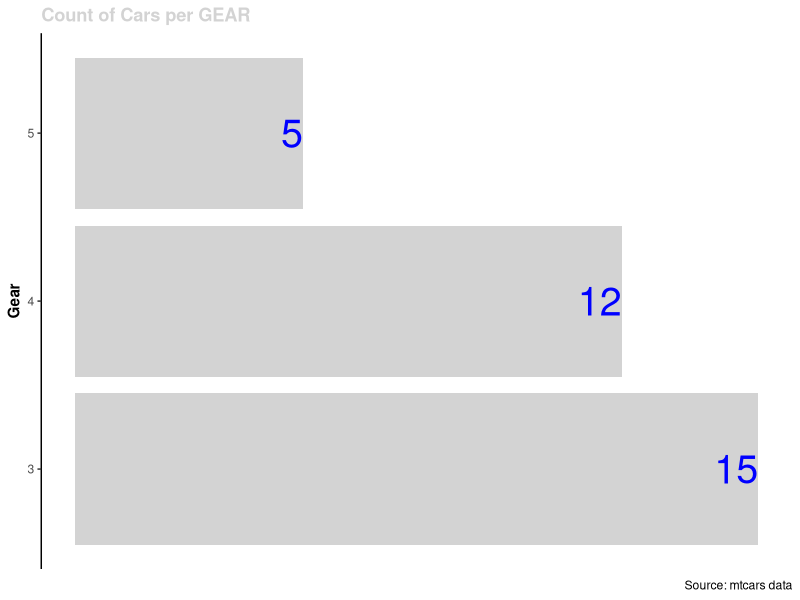
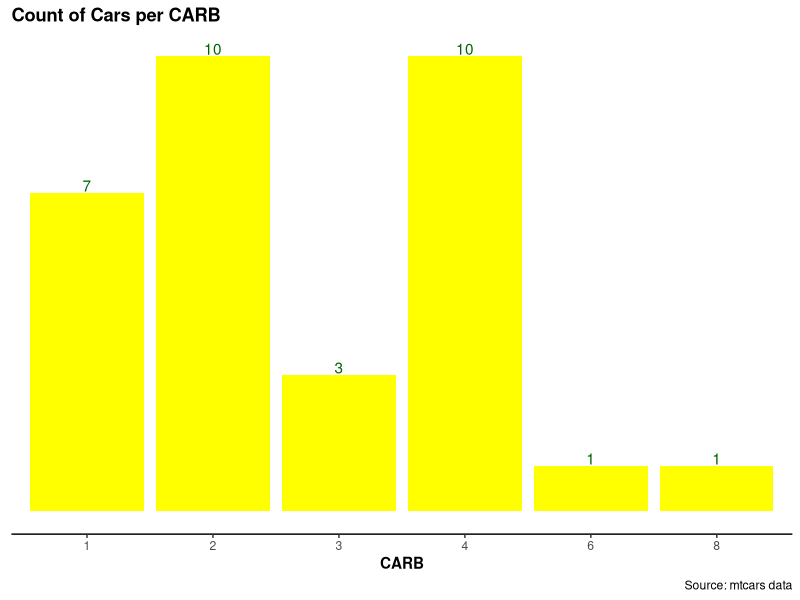
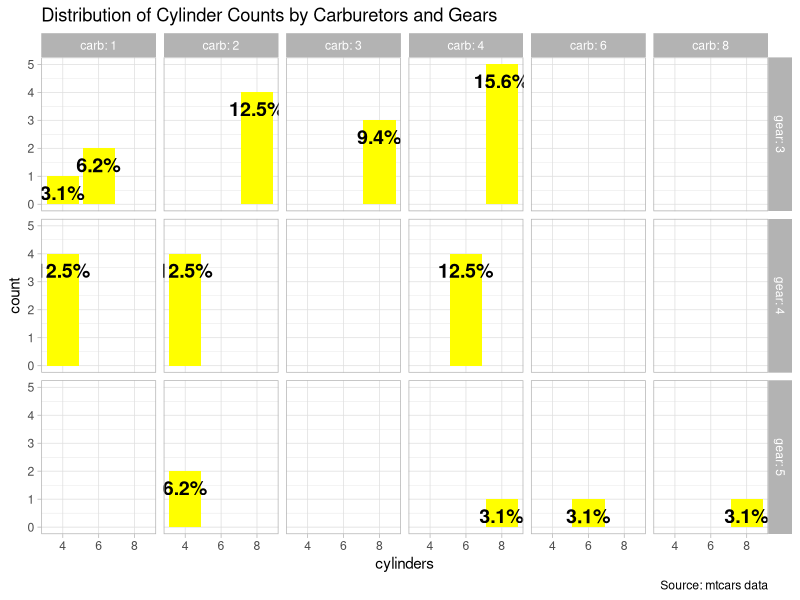

Write R code to recreate these figures, in order.

# clean memory ------------------------------------------------------------
rm(list = ls())


# read in data ------------------------------------------------------------
#set working directory

filename=mtcars
mydata= filename


# see data ----------------------------------------------------------


head(mydata)


# see data types ----------------------------------------------------------

str(mydata)


# plot 1 ----------------------------------------------------------
library(ggplot2)

base = ggplot(data = mydata) 
plot1 = base + 
  aes(x = gear) + 
  geom_bar(fill = "lightgrey") + 
  geom_text(aes(label = ..count..), stat = "count", colour = "blue", size = 10, hjust = 1) +
  coord_flip() +
  labs(
    title = "Count of Cars per GEAR",
    caption = "Source: mtcars data",
    x ="Gear") +
  theme_classic() +
  theme(plot.title = element_text(colour = "lightgrey", face = "bold"),
    axis.title.x = element_blank(),
          axis.line.x = element_blank(),
          axis.text.x = element_blank(),
          axis.ticks.x = element_blank(),
          axis.title.y = element_text(face = "bold"))
plot1




# save Draft ----------------------------------------------------------
saveRDS(plot1, file = "plot1.rds")


# plot 2 ----------------------------------------------------------

plot2 = base + 
  aes(x = factor(carb)) + 
  geom_bar(fill = "yellow") +
  geom_text(aes(label= ..count..), stat="count", colour = "darkgreen", vjust=-0.1) +
  labs(
    title = "Count of Cars per CARB",
    caption = "Source: mtcars data",
    x='CARB') +
  theme_classic() +
  theme(plot.title = element_text(colour = "black", face = "bold"),
        axis.title.y = element_blank(),
        axis.line.y = element_blank(),
        axis.text.y = element_blank(),
        axis.ticks.y = element_blank(),
        axis.title.x = element_text(face = "bold"))

plot2


# save plot2 ----------------------------------------------------------
saveRDS(plot2, file = "plot2.rds")


# plot 3 ----------------------------------------------------------

plot3 = base + 
  aes(x = factor(cyl)) + 
  geom_bar(fill = "yellow") +
  geom_text(aes(label = scales::percent(..count.. / nrow(mydata))),
            stat = "count", size = 5, fontface = "bold", vjust = 1.6) +
  facet_grid(gear~carb,labeller = label_both) +
  labs(
    title = "Distribution of Cylinder Counts by Carburetors and Gears",
    caption = "Source: mtcars data",
    x = "cylinders",
    y = "count") +
  theme_light()

    
plot3

# save plot3 ----------------------------------------------------------
saveRDS(plot3, file = "plot3.rds")

